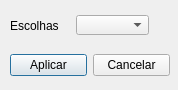
<?xml version="1.0" encoding="UTF-8"?>
<ui version="4.0">
 <class>SelectNForGraphic</class>
 <widget class="QDialog" name="SelectNForGraphic">
  <property name="geometry">
   <rect>
    <x>0</x>
    <y>0</y>
    <width>178</width>
    <height>90</height>
   </rect>
  </property>
  <property name="minimumSize">
   <size>
    <width>178</width>
    <height>90</height>
   </size>
  </property>
  <property name="maximumSize">
   <size>
    <width>178</width>
    <height>90</height>
   </size>
  </property>
  <property name="windowTitle">
   <string>Dialog</string>
  </property>
  <widget class="QWidget" name="horizontalLayoutWidget">
   <property name="geometry">
    <rect>
     <x>10</x>
     <y>10</y>
     <width>141</width>
     <height>31</height>
    </rect>
   </property>
   <layout class="QHBoxLayout" name="horizontalLayout">
    <item>
     <widget class="QLabel" name="lblChoices">
      <property name="minimumSize">
       <size>
        <width>60</width>
        <height>0</height>
       </size>
      </property>
      <property name="maximumSize">
       <size>
        <width>60</width>
        <height>16777215</height>
       </size>
      </property>
      <property name="text">
       <string>Escolhas</string>
      </property>
     </widget>
    </item>
    <item>
     <widget class="QComboBox" name="cbxChoices">
      <property name="minimumSize">
       <size>
        <width>73</width>
        <height>20</height>
       </size>
      </property>
      <property name="maximumSize">
       <size>
        <width>73</width>
        <height>20</height>
       </size>
      </property>
     </widget>
    </item>
   </layout>
  </widget>
  <widget class="QWidget" name="horizontalLayoutWidget_3">
   <property name="geometry">
    <rect>
     <x>10</x>
     <y>50</y>
     <width>160</width>
     <height>31</height>
    </rect>
   </property>
   <layout class="QHBoxLayout" name="horizontalLayout_3">
    <item>
     <widget class="QPushButton" name="btnApply">
      <property name="text">
       <string>Aplicar</string>
      </property>
      <property name="icon">
       <iconset resource="imagens.qrc">
        <normaloff>:/imagens/apply.png</normaloff>:/imagens/apply.png</iconset>
      </property>
     </widget>
    </item>
    <item>
     <widget class="QPushButton" name="btnCancel">
      <property name="text">
       <string>Cancelar</string>
      </property>
      <property name="icon">
       <iconset resource="imagens.qrc">
        <normaloff>:/imagens/cancel.png</normaloff>:/imagens/cancel.png</iconset>
      </property>
     </widget>
    </item>
   </layout>
  </widget>
 </widget>
 <resources>
  <include location="imagens.qrc"/>
 </resources>
 <connections>
  <connection>
   <sender>btnCancel</sender>
   <signal>clicked()</signal>
   <receiver>SelectNForGraphic</receiver>
   <slot>reject()</slot>
   <hints>
    <hint type="sourcelabel">
     <x>124</x>
     <y>66</y>
    </hint>
    <hint type="destinationlabel">
     <x>168</x>
     <y>24</y>
    </hint>
   </hints>
  </connection>
  <connection>
   <sender>btnApply</sender>
   <signal>clicked()</signal>
   <receiver>SelectNForGraphic</receiver>
   <slot>accept()</slot>
   <hints>
    <hint type="sourcelabel">
     <x>35</x>
     <y>67</y>
    </hint>
    <hint type="destinationlabel">
     <x>91</x>
     <y>65</y>
    </hint>
   </hints>
  </connection>
 </connections>
</ui>
